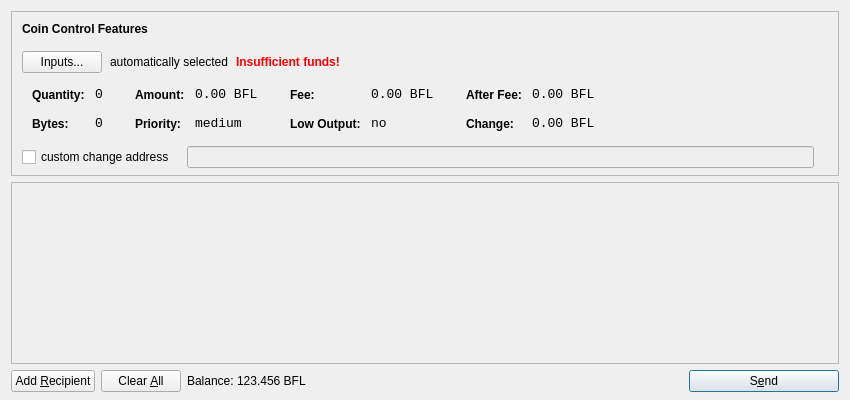
<?xml version="1.0" encoding="UTF-8"?>
<ui version="4.0">
 <class>SendCoinsDialog</class>
 <widget class="QDialog" name="SendCoinsDialog">
  <property name="geometry">
   <rect>
    <x>0</x>
    <y>0</y>
    <width>850</width>
    <height>400</height>
   </rect>
  </property>
  <property name="windowTitle">
   <string>Send Coins</string>
  </property>
  <layout class="QVBoxLayout" name="verticalLayout" stretch="0,1,0">
   <property name="bottomMargin">
    <number>8</number>
   </property>
   <item>
    <widget class="QFrame" name="frameCoinControl">
     <property name="sizePolicy">
      <sizepolicy hsizetype="Expanding" vsizetype="Expanding">
       <horstretch>0</horstretch>
       <verstretch>0</verstretch>
      </sizepolicy>
     </property>
     <property name="maximumSize">
      <size>
       <width>16777215</width>
       <height>16777215</height>
      </size>
     </property>
     <property name="frameShape">
      <enum>QFrame::StyledPanel</enum>
     </property>
     <property name="frameShadow">
      <enum>QFrame::Sunken</enum>
     </property>
     <layout class="QVBoxLayout" name="verticalLayoutCoinControl2">
      <property name="spacing">
       <number>-1</number>
      </property>
      <property name="leftMargin">
       <number>0</number>
      </property>
      <property name="topMargin">
       <number>0</number>
      </property>
      <property name="rightMargin">
       <number>0</number>
      </property>
      <property name="bottomMargin">
       <number>6</number>
      </property>
      <item>
       <layout class="QVBoxLayout" name="verticalLayoutCoinControl" stretch="0,0,0,0,1">
        <property name="spacing">
         <number>0</number>
        </property>
        <property name="leftMargin">
         <number>10</number>
        </property>
        <property name="topMargin">
         <number>10</number>
        </property>
        <item>
         <layout class="QHBoxLayout" name="horizontalLayoutCoinControl1">
          <property name="bottomMargin">
           <number>15</number>
          </property>
          <item>
           <widget class="QLabel" name="labelCoinControlFeatures">
            <property name="sizePolicy">
             <sizepolicy hsizetype="Preferred" vsizetype="Maximum">
              <horstretch>0</horstretch>
              <verstretch>0</verstretch>
             </sizepolicy>
            </property>
            <property name="font">
             <font>
              <weight>75</weight>
              <bold>true</bold>
             </font>
            </property>
            <property name="styleSheet">
             <string notr="true">font-weight:bold;</string>
            </property>
            <property name="text">
             <string>Coin Control Features</string>
            </property>
           </widget>
          </item>
         </layout>
        </item>
        <item>
         <layout class="QHBoxLayout" name="horizontalLayoutCoinControl2" stretch="0,0,0,0">
          <property name="spacing">
           <number>8</number>
          </property>
          <property name="bottomMargin">
           <number>10</number>
          </property>
          <item>
           <widget class="QPushButton" name="pushButtonCoinControl">
            <property name="styleSheet">
             <string notr="true"/>
            </property>
            <property name="text">
             <string>Inputs...</string>
            </property>
           </widget>
          </item>
          <item>
           <widget class="QLabel" name="labelCoinControlAutomaticallySelected">
            <property name="text">
             <string>automatically selected</string>
            </property>
            <property name="margin">
             <number>5</number>
            </property>
           </widget>
          </item>
          <item>
           <widget class="QLabel" name="labelCoinControlInsuffFunds">
            <property name="font">
             <font>
              <weight>75</weight>
              <bold>true</bold>
             </font>
            </property>
            <property name="styleSheet">
             <string notr="true">color:red;font-weight:bold;</string>
            </property>
            <property name="text">
             <string>Insufficient funds!</string>
            </property>
            <property name="margin">
             <number>5</number>
            </property>
           </widget>
          </item>
          <item>
           <spacer name="horizontalSpacerCoinControl">
            <property name="orientation">
             <enum>Qt::Horizontal</enum>
            </property>
            <property name="sizeHint" stdset="0">
             <size>
              <width>40</width>
              <height>1</height>
             </size>
            </property>
           </spacer>
          </item>
         </layout>
        </item>
        <item>
         <widget class="QWidget" name="widgetCoinControl" native="true">
          <property name="sizePolicy">
           <sizepolicy hsizetype="Preferred" vsizetype="Preferred">
            <horstretch>0</horstretch>
            <verstretch>0</verstretch>
           </sizepolicy>
          </property>
          <property name="minimumSize">
           <size>
            <width>0</width>
            <height>0</height>
           </size>
          </property>
          <property name="styleSheet">
           <string notr="true"/>
          </property>
          <layout class="QHBoxLayout" name="horizontalLayoutCoinControl5">
           <property name="margin">
            <number>0</number>
           </property>
           <item>
            <layout class="QHBoxLayout" name="horizontalLayoutCoinControl3" stretch="0,0,0,1">
             <property name="spacing">
              <number>20</number>
             </property>
             <property name="topMargin">
              <number>0</number>
             </property>
             <property name="bottomMargin">
              <number>10</number>
             </property>
             <item>
              <layout class="QFormLayout" name="formLayoutCoinControl1">
               <property name="horizontalSpacing">
                <number>10</number>
               </property>
               <property name="verticalSpacing">
                <number>14</number>
               </property>
               <property name="leftMargin">
                <number>10</number>
               </property>
               <property name="topMargin">
                <number>4</number>
               </property>
               <property name="rightMargin">
                <number>6</number>
               </property>
               <item row="0" column="0">
                <widget class="QLabel" name="labelCoinControlQuantityText">
                 <property name="styleSheet">
                  <string notr="true">font-weight:bold;</string>
                 </property>
                 <property name="text">
                  <string>Quantity:</string>
                 </property>
                 <property name="margin">
                  <number>0</number>
                 </property>
                </widget>
               </item>
               <item row="0" column="1">
                <widget class="QLabel" name="labelCoinControlQuantity">
                 <property name="font">
                  <font>
                   <family>Monospace</family>
                   <pointsize>10</pointsize>
                  </font>
                 </property>
                 <property name="cursor">
                  <cursorShape>IBeamCursor</cursorShape>
                 </property>
                 <property name="contextMenuPolicy">
                  <enum>Qt::ActionsContextMenu</enum>
                 </property>
                 <property name="text">
                  <string notr="true">0</string>
                 </property>
                 <property name="margin">
                  <number>0</number>
                 </property>
                 <property name="textInteractionFlags">
                  <set>Qt::LinksAccessibleByMouse|Qt::TextSelectableByKeyboard|Qt::TextSelectableByMouse</set>
                 </property>
                </widget>
               </item>
               <item row="1" column="0">
                <widget class="QLabel" name="labelCoinControlBytesText">
                 <property name="styleSheet">
                  <string notr="true">font-weight:bold;</string>
                 </property>
                 <property name="text">
                  <string>Bytes:</string>
                 </property>
                </widget>
               </item>
               <item row="1" column="1">
                <widget class="QLabel" name="labelCoinControlBytes">
                 <property name="font">
                  <font>
                   <family>Monospace</family>
                   <pointsize>10</pointsize>
                  </font>
                 </property>
                 <property name="cursor">
                  <cursorShape>IBeamCursor</cursorShape>
                 </property>
                 <property name="contextMenuPolicy">
                  <enum>Qt::ActionsContextMenu</enum>
                 </property>
                 <property name="text">
                  <string notr="true">0</string>
                 </property>
                 <property name="textInteractionFlags">
                  <set>Qt::LinksAccessibleByMouse|Qt::TextSelectableByKeyboard|Qt::TextSelectableByMouse</set>
                 </property>
                </widget>
               </item>
              </layout>
             </item>
             <item>
              <layout class="QFormLayout" name="formLayoutCoinControl2">
               <property name="horizontalSpacing">
                <number>10</number>
               </property>
               <property name="verticalSpacing">
                <number>14</number>
               </property>
               <property name="leftMargin">
                <number>6</number>
               </property>
               <property name="topMargin">
                <number>4</number>
               </property>
               <property name="rightMargin">
                <number>6</number>
               </property>
               <item row="0" column="0">
                <widget class="QLabel" name="labelCoinControlAmountText">
                 <property name="styleSheet">
                  <string notr="true">font-weight:bold;</string>
                 </property>
                 <property name="text">
                  <string>Amount:</string>
                 </property>
                 <property name="margin">
                  <number>0</number>
                 </property>
                </widget>
               </item>
               <item row="0" column="1">
                <widget class="QLabel" name="labelCoinControlAmount">
                 <property name="font">
                  <font>
                   <family>Monospace</family>
                   <pointsize>10</pointsize>
                  </font>
                 </property>
                 <property name="cursor">
                  <cursorShape>IBeamCursor</cursorShape>
                 </property>
                 <property name="contextMenuPolicy">
                  <enum>Qt::ActionsContextMenu</enum>
                 </property>
                 <property name="text">
                  <string notr="true">0.00 BFL</string>
                 </property>
                 <property name="textInteractionFlags">
                  <set>Qt::LinksAccessibleByMouse|Qt::TextSelectableByKeyboard|Qt::TextSelectableByMouse</set>
                 </property>
                </widget>
               </item>
               <item row="1" column="0">
                <widget class="QLabel" name="labelCoinControlPriorityText">
                 <property name="styleSheet">
                  <string notr="true">font-weight:bold;</string>
                 </property>
                 <property name="text">
                  <string>Priority:</string>
                 </property>
                </widget>
               </item>
               <item row="1" column="1">
                <widget class="QLabel" name="labelCoinControlPriority">
                 <property name="font">
                  <font>
                   <family>Monospace</family>
                   <pointsize>10</pointsize>
                  </font>
                 </property>
                 <property name="cursor">
                  <cursorShape>IBeamCursor</cursorShape>
                 </property>
                 <property name="contextMenuPolicy">
                  <enum>Qt::ActionsContextMenu</enum>
                 </property>
                 <property name="text">
                  <string>medium</string>
                 </property>
                 <property name="textInteractionFlags">
                  <set>Qt::LinksAccessibleByMouse|Qt::TextSelectableByKeyboard|Qt::TextSelectableByMouse</set>
                 </property>
                </widget>
               </item>
              </layout>
             </item>
             <item>
              <layout class="QFormLayout" name="formLayoutCoinControl3">
               <property name="horizontalSpacing">
                <number>10</number>
               </property>
               <property name="verticalSpacing">
                <number>14</number>
               </property>
               <property name="leftMargin">
                <number>6</number>
               </property>
               <property name="topMargin">
                <number>4</number>
               </property>
               <property name="rightMargin">
                <number>6</number>
               </property>
               <item row="0" column="0">
                <widget class="QLabel" name="labelCoinControlFeeText">
                 <property name="styleSheet">
                  <string notr="true">font-weight:bold;</string>
                 </property>
                 <property name="text">
                  <string>Fee:</string>
                 </property>
                 <property name="margin">
                  <number>0</number>
                 </property>
                </widget>
               </item>
               <item row="0" column="1">
                <widget class="QLabel" name="labelCoinControlFee">
                 <property name="font">
                  <font>
                   <family>Monospace</family>
                   <pointsize>10</pointsize>
                  </font>
                 </property>
                 <property name="cursor">
                  <cursorShape>IBeamCursor</cursorShape>
                 </property>
                 <property name="contextMenuPolicy">
                  <enum>Qt::ActionsContextMenu</enum>
                 </property>
                 <property name="text">
                  <string notr="true">0.00 BFL</string>
                 </property>
                 <property name="textInteractionFlags">
                  <set>Qt::LinksAccessibleByMouse|Qt::TextSelectableByKeyboard|Qt::TextSelectableByMouse</set>
                 </property>
                </widget>
               </item>
               <item row="1" column="0">
                <widget class="QLabel" name="labelCoinControlLowOutputText">
                 <property name="styleSheet">
                  <string notr="true">font-weight:bold;</string>
                 </property>
                 <property name="text">
                  <string>Low Output:</string>
                 </property>
                </widget>
               </item>
               <item row="1" column="1">
                <widget class="QLabel" name="labelCoinControlLowOutput">
                 <property name="font">
                  <font>
                   <family>Monospace</family>
                   <pointsize>10</pointsize>
                  </font>
                 </property>
                 <property name="cursor">
                  <cursorShape>IBeamCursor</cursorShape>
                 </property>
                 <property name="contextMenuPolicy">
                  <enum>Qt::ActionsContextMenu</enum>
                 </property>
                 <property name="text">
                  <string>no</string>
                 </property>
                 <property name="textInteractionFlags">
                  <set>Qt::LinksAccessibleByMouse|Qt::TextSelectableByKeyboard|Qt::TextSelectableByMouse</set>
                 </property>
                </widget>
               </item>
              </layout>
             </item>
             <item>
              <layout class="QFormLayout" name="formLayoutCoinControl4">
               <property name="horizontalSpacing">
                <number>10</number>
               </property>
               <property name="verticalSpacing">
                <number>14</number>
               </property>
               <property name="leftMargin">
                <number>6</number>
               </property>
               <property name="topMargin">
                <number>4</number>
               </property>
               <property name="rightMargin">
                <number>6</number>
               </property>
               <item row="0" column="0">
                <widget class="QLabel" name="labelCoinControlAfterFeeText">
                 <property name="styleSheet">
                  <string notr="true">font-weight:bold;</string>
                 </property>
                 <property name="text">
                  <string>After Fee:</string>
                 </property>
                 <property name="margin">
                  <number>0</number>
                 </property>
                </widget>
               </item>
               <item row="0" column="1">
                <widget class="QLabel" name="labelCoinControlAfterFee">
                 <property name="font">
                  <font>
                   <family>Monospace</family>
                   <pointsize>10</pointsize>
                  </font>
                 </property>
                 <property name="cursor">
                  <cursorShape>IBeamCursor</cursorShape>
                 </property>
                 <property name="contextMenuPolicy">
                  <enum>Qt::ActionsContextMenu</enum>
                 </property>
                 <property name="text">
                  <string notr="true">0.00 BFL</string>
                 </property>
                 <property name="textInteractionFlags">
                  <set>Qt::LinksAccessibleByMouse|Qt::TextSelectableByKeyboard|Qt::TextSelectableByMouse</set>
                 </property>
                </widget>
               </item>
               <item row="1" column="0">
                <widget class="QLabel" name="labelCoinControlChangeText">
                 <property name="styleSheet">
                  <string notr="true">font-weight:bold;</string>
                 </property>
                 <property name="text">
                  <string>Change:</string>
                 </property>
                </widget>
               </item>
               <item row="1" column="1">
                <widget class="QLabel" name="labelCoinControlChange">
                 <property name="font">
                  <font>
                   <family>Monospace</family>
                   <pointsize>10</pointsize>
                  </font>
                 </property>
                 <property name="cursor">
                  <cursorShape>IBeamCursor</cursorShape>
                 </property>
                 <property name="contextMenuPolicy">
                  <enum>Qt::ActionsContextMenu</enum>
                 </property>
                 <property name="text">
                  <string notr="true">0.00 BFL</string>
                 </property>
                 <property name="textInteractionFlags">
                  <set>Qt::LinksAccessibleByMouse|Qt::TextSelectableByKeyboard|Qt::TextSelectableByMouse</set>
                 </property>
                </widget>
               </item>
              </layout>
             </item>
            </layout>
           </item>
          </layout>
         </widget>
        </item>
        <item>
         <layout class="QHBoxLayout" name="horizontalLayoutCoinControl4" stretch="0,0,0">
          <property name="spacing">
           <number>12</number>
          </property>
          <property name="sizeConstraint">
           <enum>QLayout::SetDefaultConstraint</enum>
          </property>
          <property name="topMargin">
           <number>5</number>
          </property>
          <property name="rightMargin">
           <number>5</number>
          </property>
          <item>
           <widget class="QCheckBox" name="checkBoxCoinControlChange">
            <property name="text">
             <string>custom change address</string>
            </property>
           </widget>
          </item>
          <item>
           <widget class="QLineEdit" name="lineEditCoinControlChange">
            <property name="enabled">
             <bool>false</bool>
            </property>
            <property name="sizePolicy">
             <sizepolicy hsizetype="Expanding" vsizetype="Fixed">
              <horstretch>0</horstretch>
              <verstretch>0</verstretch>
             </sizepolicy>
            </property>
           </widget>
          </item>
          <item>
           <widget class="QLabel" name="labelCoinControlChangeLabel">
            <property name="sizePolicy">
             <sizepolicy hsizetype="Preferred" vsizetype="Expanding">
              <horstretch>0</horstretch>
              <verstretch>0</verstretch>
             </sizepolicy>
            </property>
            <property name="minimumSize">
             <size>
              <width>0</width>
              <height>0</height>
             </size>
            </property>
            <property name="text">
             <string/>
            </property>
            <property name="margin">
             <number>3</number>
            </property>
           </widget>
          </item>
         </layout>
        </item>
        <item>
         <spacer name="verticalSpacerCoinControl">
          <property name="orientation">
           <enum>Qt::Vertical</enum>
          </property>
          <property name="sizeHint" stdset="0">
           <size>
            <width>800</width>
            <height>1</height>
           </size>
          </property>
         </spacer>
        </item>
       </layout>
      </item>
     </layout>
    </widget>
   </item>
   <item>
    <widget class="QScrollArea" name="scrollArea">
     <property name="widgetResizable">
      <bool>true</bool>
     </property>
     <widget class="QWidget" name="scrollAreaWidgetContents">
      <property name="geometry">
       <rect>
        <x>0</x>
        <y>0</y>
        <width>830</width>
        <height>165</height>
       </rect>
      </property>
      <layout class="QVBoxLayout" name="verticalLayout_2">
       <property name="margin">
        <number>0</number>
       </property>
       <item>
        <layout class="QVBoxLayout" name="entries">
         <property name="spacing">
          <number>6</number>
         </property>
        </layout>
       </item>
       <item>
        <spacer name="verticalSpacer">
         <property name="orientation">
          <enum>Qt::Vertical</enum>
         </property>
         <property name="sizeHint" stdset="0">
          <size>
           <width>20</width>
           <height>40</height>
          </size>
         </property>
        </spacer>
       </item>
      </layout>
     </widget>
    </widget>
   </item>
   <item>
    <layout class="QHBoxLayout" name="horizontalLayout">
     <item>
      <widget class="QPushButton" name="addButton">
       <property name="toolTip">
        <string>Send to multiple recipients at once</string>
       </property>
       <property name="text">
        <string>Add &amp;Recipient</string>
       </property>
       <property name="icon">
        <iconset resource="../bitcoin.qrc">
         <normaloff>:/icons/add</normaloff>:/icons/add</iconset>
       </property>
       <property name="autoDefault">
        <bool>false</bool>
       </property>
      </widget>
     </item>
     <item>
      <widget class="QPushButton" name="clearButton">
       <property name="sizePolicy">
        <sizepolicy hsizetype="Minimum" vsizetype="Fixed">
         <horstretch>0</horstretch>
         <verstretch>0</verstretch>
        </sizepolicy>
       </property>
       <property name="toolTip">
        <string>Remove all transaction fields</string>
       </property>
       <property name="text">
        <string>Clear &amp;All</string>
       </property>
       <property name="icon">
        <iconset resource="../bitcoin.qrc">
         <normaloff>:/icons/remove</normaloff>:/icons/remove</iconset>
       </property>
       <property name="autoRepeatDelay">
        <number>300</number>
       </property>
       <property name="autoDefault">
        <bool>false</bool>
       </property>
      </widget>
     </item>
     <item>
      <layout class="QHBoxLayout" name="horizontalLayout_2">
       <property name="spacing">
        <number>3</number>
       </property>
       <item>
        <widget class="QLabel" name="label">
         <property name="text">
          <string>Balance:</string>
         </property>
        </widget>
       </item>
       <item>
        <widget class="QLabel" name="labelBalance">
         <property name="cursor">
          <cursorShape>IBeamCursor</cursorShape>
         </property>
         <property name="text">
          <string>123.456 BFL</string>
         </property>
         <property name="textInteractionFlags">
          <set>Qt::LinksAccessibleByMouse|Qt::TextSelectableByKeyboard|Qt::TextSelectableByMouse</set>
         </property>
        </widget>
       </item>
      </layout>
     </item>
     <item>
      <spacer name="horizontalSpacer">
       <property name="orientation">
        <enum>Qt::Horizontal</enum>
       </property>
       <property name="sizeHint" stdset="0">
        <size>
         <width>40</width>
         <height>20</height>
        </size>
       </property>
      </spacer>
     </item>
     <item>
      <widget class="QPushButton" name="sendButton">
       <property name="minimumSize">
        <size>
         <width>150</width>
         <height>0</height>
        </size>
       </property>
       <property name="toolTip">
        <string>Confirm the send action</string>
       </property>
       <property name="text">
        <string>S&amp;end</string>
       </property>
       <property name="icon">
        <iconset resource="../bitcoin.qrc">
         <normaloff>:/icons/send</normaloff>:/icons/send</iconset>
       </property>
       <property name="default">
        <bool>true</bool>
       </property>
      </widget>
     </item>
    </layout>
   </item>
  </layout>
 </widget>
 <resources>
  <include location="../bitcoin.qrc"/>
 </resources>
 <connections/>
</ui>
